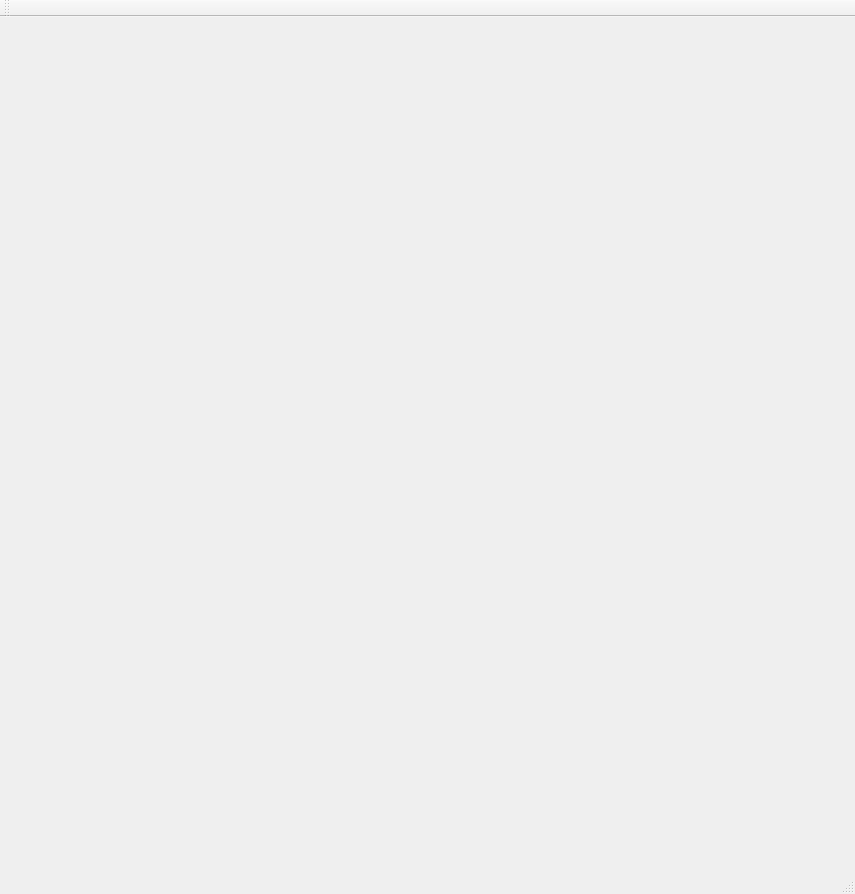
<?xml version="1.0" encoding="UTF-8"?>
<ui version="4.0">
 <class>Mandelbrot</class>
 <widget class="QMainWindow" name="Mandelbrot">
  <property name="geometry">
   <rect>
    <x>0</x>
    <y>0</y>
    <width>855</width>
    <height>894</height>
   </rect>
  </property>
  <property name="windowTitle">
   <string>Mandelbrot</string>
  </property>
  <widget class="QWidget" name="centralWidget">
   <widget class="QLabel" name="label">
    <property name="geometry">
     <rect>
      <x>10</x>
      <y>10</y>
      <width>801</width>
      <height>801</height>
     </rect>
    </property>
    <property name="text">
     <string/>
    </property>
   </widget>
  </widget>
  <widget class="QMenuBar" name="menuBar">
   <property name="geometry">
    <rect>
     <x>0</x>
     <y>0</y>
     <width>855</width>
     <height>19</height>
    </rect>
   </property>
  </widget>
  <widget class="QToolBar" name="mainToolBar">
   <attribute name="toolBarArea">
    <enum>TopToolBarArea</enum>
   </attribute>
   <attribute name="toolBarBreak">
    <bool>false</bool>
   </attribute>
  </widget>
  <widget class="QStatusBar" name="statusBar"/>
 </widget>
 <layoutdefault spacing="6" margin="11"/>
 <resources/>
 <connections/>
</ui>
